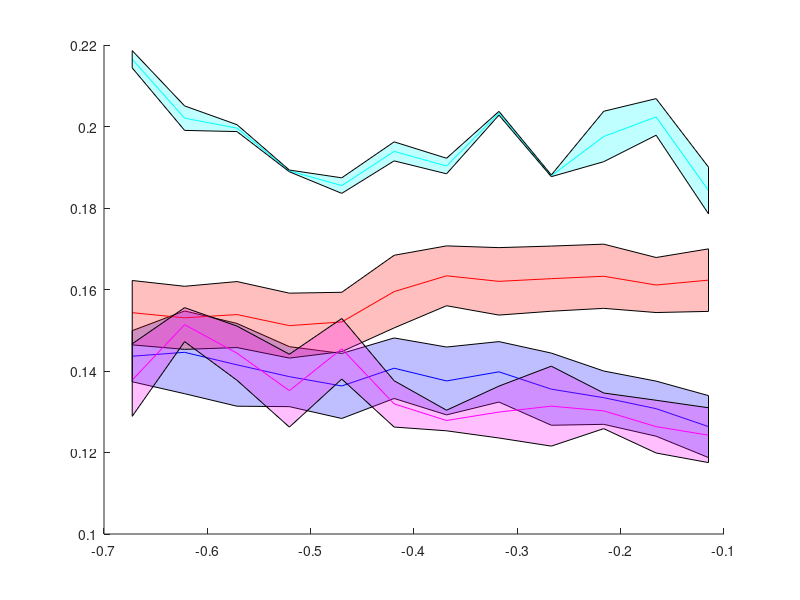

Source code (MATLAB):

function plot_OAA_time

t=[-0.6727	-0.622	-0.5713	-0.5206	-0.4699	-0.4192	-0.3685	-0.3178	-0.2671	-0.2164	-0.1657	-0.115];

meanVt_control_1DOF=[0.143628571	0.144585714	0.141514286	0.138614286	0.136328571	0.140685714	0.137557143	0.1398	0.135542857	0.133457143	0.130757143	0.126357143];
serrVt_control_1DOF=[0.006270424	0.010158564	0.010157539	0.007359332	0.007984431	0.007427859	0.008327436	0.007416311	0.008856515	0.006546241	0.006761313	0.00760397];

meanVt_strokeS_1DOF=[0.1543125	0.15305	0.15385	0.1511375	0.1520375	0.1594875	0.1633625	0.162	0.1626625	0.16325	0.1611	0.1623];
serrVt_strokeS_1DOF=[0.00789802	0.007741378	0.008098435	0.007967455	0.007280305	0.008914323	0.007344773	0.008278091	0.007995399	0.007877568	0.006753994	0.007672283];

meanVt_strokeM_1DOF=[0.137775	0.151375	0.144375	0.135175	0.14545	0.131925	0.12785	0.129925	0.131375	0.130225	0.12635	0.12425];
serrVt_strokeM_1DOF=[0.008897881	0.004167208	0.006650611	0.008941139	0.007433763	0.005682337	0.002526361	0.006367152	0.009808532	0.004373095	0.006473343	0.006729351];

meanVt_control_2DOF=[0.2165	0.20205	0.1996	0.1891	0.1855	0.1939	0.1903	0.20325	0.1879	0.19755	0.20235	0.1843];
serrVt_control_2DOF=[0.00212132	0.003005204	0.000848528	0.000212132	0.001909188	0.002333452	0.001909188	0.000459619	0.000212132	0.006187184	0.004490128	0.005727565];

figure
hold on
plot_mean_serr(t,meanVt_control_1DOF,serrVt_control_1DOF,'b')
plot_mean_serr(t,meanVt_strokeS_1DOF,serrVt_strokeS_1DOF,'r')
plot_mean_serr(t,meanVt_strokeM_1DOF,serrVt_strokeM_1DOF,'m')
plot_mean_serr(t,meanVt_control_2DOF,serrVt_control_2DOF,'c')





function plot_mean_serr(x,meanVt,serrVt,plot_color)

p1_x = [x(1:length(meanVt)) fliplr(x(1:length(meanVt)))];
p1_y = [meanVt+serrVt fliplr(meanVt-serrVt)];
plot(x,meanVt,plot_color)
p1 = patch(p1_x,p1_y,plot_color,'FaceAlpha',.25);
